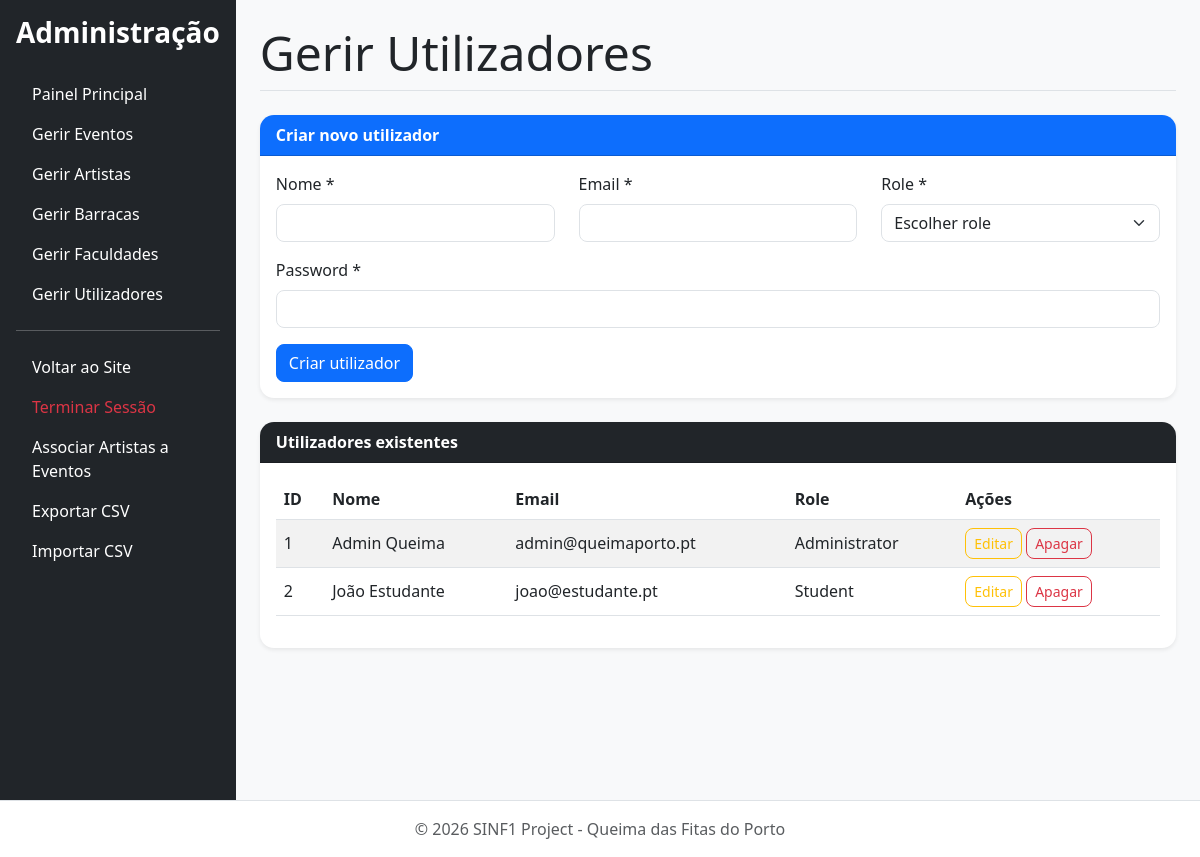
Screenshot of /public/admin/manage_users.php (signed in) with the database file from the repository.
### tables this page shows
CREATE TABLE `user` (
  `id_user` int(11) NOT NULL,
  `name` varchar(100) NOT NULL,
  `email` varchar(100) NOT NULL,
  `password_hash` varchar(255) NOT NULL,
  `id_role` int(11) NOT NULL
);

CREATE TABLE `role` (
  `id_role` int(11) NOT NULL,
  `role_name` varchar(50) NOT NULL
);

### src/dal/DataAccessLayer.php (called while the page is built, shortened)
<?php
class DataAccessLayer {
    private $conn;
    public function __construct() {
        $this->conn = new mysqli(DB_HOST, DB_USER, DB_PASS, DB_NAME);
        $this->conn->set_charset("utf8mb4");
    }
    public function executeSelect($query, $params = [], $types = "") {
        $stmt = $this->conn->prepare($query);
        $stmt->execute();
        $result = $stmt->get_result();
        $data = $result->fetch_all(MYSQLI_ASSOC);
        return $data;
    }
}
?>

### src/bll/BusinessLogicLayer.php (called while the page is built, shortened)
<?php
require_once __DIR__ . '/../dal/DataAccessLayer.php';
class BusinessLogicLayer {
    private $dal;
    public function __construct() {
        $this->dal = new DataAccessLayer();
    }
public function getAllUsers() {
    $query = "SELECT
                    u.id_user,
                    u.name,
                    u.email,
                    u.id_role,
                    r.role_name
              FROM user u
              INNER JOIN role r ON u.id_role = r.id_role
              ORDER BY u.id_user ASC";
    return $this->dal->executeSelect($query);
}
}
?>

### public/admin/manage_users.php (the view, shortened to what this page needs)
<?php
include '../includes/header_admin.php';
$users = $bll->getAllUsers();
$userToEdit = null;
?>
<h1 class="display-5 border-bottom pb-2 mb-4">Gerir Utilizadores</h1>
<div class="card shadow-sm border-0 mb-4">
    <div class="card-header bg-primary text-white">
        <?php echo $userToEdit ? 'Editar utilizador' : 'Criar novo utilizador'; ?>
    </div>
    <div class="card-body">
        <form method="POST" action="manage_users.php<?php echo $userToEdit ? '?edit=' . $userToEdit['id_user'] : ''; ?>">
            <div class="row">
                <div class="col-md-4 mb-3">
                    <label class="form-label">Nome *</label>
                    <input
                        type="text"
                        name="name"
                        class="form-control"
                        value="<?php echo htmlspecialchars($userToEdit['name'] ?? ''); ?>"
                        required
                    >
                </div>
                <div class="col-md-4 mb-3">
                    <label class="form-label">Email *</label>
                    <input
                        type="email"
                        name="email"
                        class="form-control"
                        value="<?php echo htmlspecialchars($userToEdit['email'] ?? ''); ?>"
                        required
                    >
                </div>
                <div class="col-md-4 mb-3">
                    <label class="form-label">Role *</label>
                    <select name="id_role" class="form-select" required>
                        <option value="">Escolher role</option>
                    </select>
                </div>
            </div>
            <?php if ($userToEdit): ?>
                <div class="mb-3">
                    <label class="form-label">Nova password</label>
                    <input
                        type="password"
                        name="new_password"
                        class="form-control"
                        placeholder="Deixa vazio para manter a password atual"
                    >
                </div>
            <?php else: ?>
                <div class="mb-3">
                    <label class="form-label">Password *</label>
                    <input
                        type="password"
                        name="password"
                        class="form-control"
                        required
                    >
                </div>
            <?php endif; ?>
            <button type="submit" class="btn btn-primary">
                <?php echo $userToEdit ? 'Guardar alterações' : 'Criar utilizador'; ?>
            </button>
        </form>
    </div>
</div>
<div class="card shadow-sm border-0">
    <div class="card-header bg-dark text-white">
        Utilizadores existentes
    </div>
    <div class="card-body table-responsive">
        <table class="table table-striped align-middle">
            <thead>
                <tr>
                    <th>ID</th>
                    <th>Nome</th>
                    <th>Email</th>
                    <th>Role</th>
                    <th>Ações</th>
                </tr>
            </thead>
            <tbody>
                <?php if ($users && count($users) > 0): ?>
                    <?php foreach ($users as $user): ?>
                        <tr>
                            <td><?php echo htmlspecialchars($user['id_user']); ?></td>
                            <td><?php echo htmlspecialchars($user['name']); ?></td>
                            <td><?php echo htmlspecialchars($user['email']); ?></td>
                            <td><?php echo htmlspecialchars($user['role_name']); ?></td>
                            <td>
                                <a
                                    href="manage_users.php?edit=<?php echo $user['id_user']; ?>"
                                    class="btn btn-sm btn-outline-warning"
                                >
                                    Editar
                                </a>
                                <a
                                    href="manage_users.php?delete=<?php echo $user['id_user']; ?>"
                                    class="btn btn-sm btn-outline-danger"
                                    data-confirm-delete="Tens a certeza que queres apagar este utilizador?"
                                >
                                    Apagar
                                </a>
                            </td>
                        </tr>
                    <?php endforeach; ?>
                <?php endif; ?>
            </tbody>
        </table>
    </div>
</div>
<?php include '../includes/footer.php'; ?>

### public/css/style.css (style rules this page uses)
body { background-color: #f8f9fa; color: #212529; }
h1, h2, h3, h4, h5 { font-weight: 600; }
.card { border-radius: 14px; overflow: hidden; }
.card-header { font-weight: 600; }
.btn { border-radius: 8px; }
.table th { white-space: nowrap; }
.table td { vertical-align: middle; }
.form-control, .form-select { border-radius: 8px; }

### rows the page displays
user: id_user "1", name "Admin Queima", email "admin@queimaporto.pt", id_role.role_name "Administrator"
user: id_user "2", name "João Estudante", email "joao@estudante.pt", id_role.role_name "Student"
